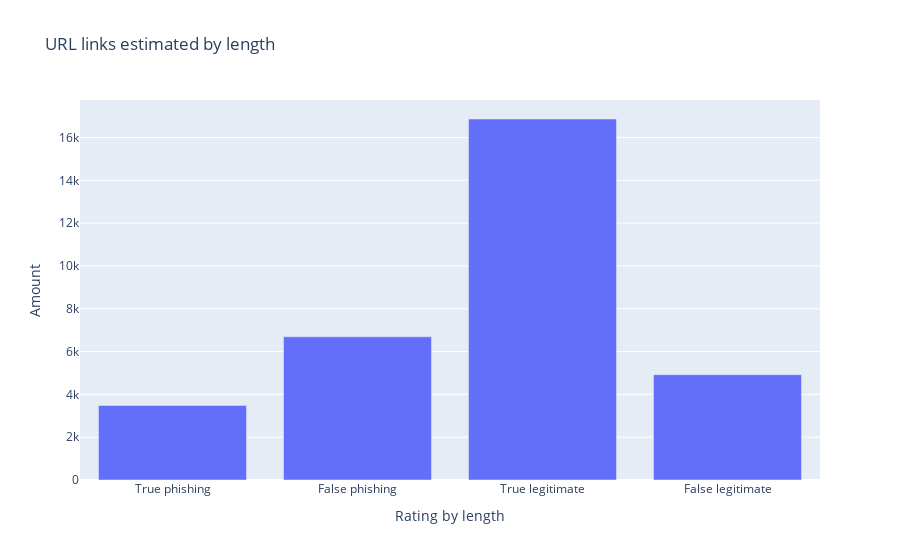

This figure's notebook cell:
### Code cell
# Plotting the length dependencies

# creating lists
length_number = [sum_length_true_bad, sum_length_false_bad, sum_length_true_good, sum_length_false_good]
length_class = ['True phishing', 'False phishing', 'True legitimate', 'False legitimate']

#visualizing the chart
chart_length = px.bar(x=length_class, y=length_number, title="URL links estimated by length",
                     labels = {'x':'Rating by length', 'y':'Amount'})
# output the chart
chart_length.show()

### Figure 1 — Plotly figure (JSON) as saved in the notebook; plotly's stock layout.template omitted (floating-point values rounded to 4 significant figures)
{"data": [{"alignmentgroup": "True", "hovertemplate": "Rating by length=%{x}<br>Amount=%{y}<extra></extra>", "legendgroup": "", "marker": {"color": "#636efa"}, "name": "", "offsetgroup": "", "orientation": "v", "showlegend": false, "textposition": "auto", "type": "bar", "x": ["True phishing", "False phishing", "True legitimate", "False legitimate"], "xaxis": "x", "y": [3483, 6689, 16866, 4920], "yaxis": "y"}], "layout": {"barmode": "relative", "legend": {"tracegroupgap": 0}, "title": {"text": "URL links estimated by length"}, "xaxis": {"anchor": "y", "domain": [0, 1], "title": {"text": "Rating by length"}}, "yaxis": {"anchor": "x", "domain": [0, 1], "title": {"text": "Amount"}}}}
